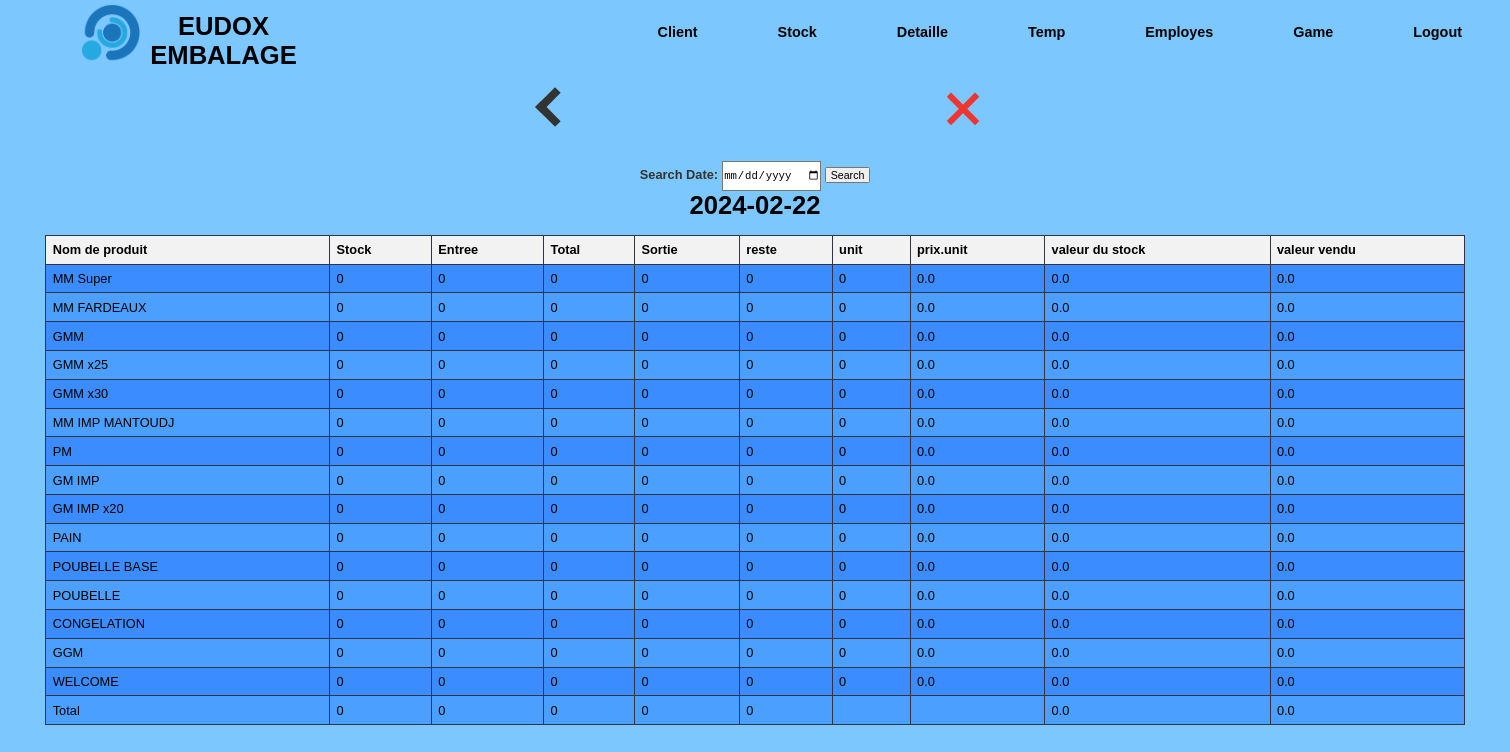
Screenshot of /stock/view with the database file from the repository.
### tables this page shows
CREATE TABLE stv (
        id INTEGER PRIMARY KEY AUTOINCREMENT,
        date TEXT NOT NULL,
        MM_super_st INTEGER NOT NULL,
        MM_super_e INTEGER NOT NULL,
        MM_super_so INTEGER NOT NULL,
        MM_Fardeaux_st INTEGER NOT NULL,
        MM_Fardeaux_e INTEGER NOT NULL,
        MM_Fardeaux_so INTEGER NOT NULL,
        GMM_st INTEGER NOT NULL,
        GMM_e INTEGER NOT NULL,
        GMM_so INTEGER NOT NULL,
        GMM_x25_st INTEGER NOT NULL,
        GMM_x25_e INTEGER NOT NULL,
        GMM_x25_so INTEGER NOT NULL,
        GMM_x30_st INTEGER NOT NULL,
        GMM_x30_e INTEGER NOT NULL,
        GMM_x30_so INTEGER NOT NULL,
        MM_IMP_MANTOUDJ_st INTEGER NOT NULL,
        MM_IMP_MANTOUDJ_e INTEGER NOT NULL,
        MM_IMP_MANTOUDJ_so INTEGER NOT NULL,
        PM_st INTEGER NOT NULL,
        PM_e INTEGER NOT NULL,
        PM_so INTEGER NOT NULL,
        GM_IMP_st INTEGER NOT NULL,
        GM_IMP_e INTEGER NOT NULL,
        GM_IMP_so INTEGER NOT NULL,
        GM_IMP_x20_st INTEGER NOT NULL,
        GM_IMP_x20_e INTEGER NOT NULL,
        GM_IMP_x20_so INTEGER NOT NULL,
        PAIN_st INTEGER NOT NULL,
        PAIN_e INTEGER NOT NULL,
        PAIN_so INTEGER NOT NULL,
        POUBELLE_BASE_st INTEGER NOT NULL,
        POUBELLE_BASE_e INTEGER NOT NULL,
        POUBELLE_BASE_so INTEGER NOT NULL,
        POUBELLE_st INTEGER NOT NULL,
        POUBELLE_e INTEGER NOT NULL,
        POUBELLE_so INTEGER NOT NULL,
        CONGELATION_st INTEGER NOT NULL,
        CONGELATION_e INTEGER NOT NULL,
        CONGELATION_so INTEGER NOT NULL,
        GGM_st INTEGER NOT NULL,
        GGM_e INTEGER NOT NULL,
        GGM_so INTEGER NOT NULL,
        WELCOME_st INTEGER NOT NULL,
        WELCOME_e INTEGER NOT NULL,
        WELCOME_so INTEGER NOT NULL
    );

CREATE TABLE upt (
        id INTEGER PRIMARY KEY AUTOINCREMENT,
        date TEXT NOT NULL,
        num INTEGER NOT NULL,
        u INTEGER NOT NULL,
        up REAL NOT NULL
    );

### app.py (the view)
@app.route('/stock/view', methods=['POST', 'GET'])
def view_stock():
    if request.method == 'POST':
        today_date = request.form.get('search_date', datetime.now().strftime("%Y-%m-%d"), None)
        if not today_date:
            today_date = datetime.now().strftime("%Y-%m-%d")
    else:
        today_date = datetime.now().strftime("%Y-%m-%d")
    conn = sqlite3.connect('form_data.db')
    cursor = conn.cursor()
    cursor.execute('SELECT * FROM stv WHERE date = ?', (today_date,))
    stock_data = cursor.fetchone()
    cursor.execute('SELECT u, up FROM upt WHERE date = ?', (today_date,))
    vals = cursor.fetchall()
    conn.close()
    product_names = ["MM Super", "MM FARDEAUX", "GMM", "GMM x25", "GMM x30", "MM IMP MANTOUDJ", "PM", "GM IMP", "GM IMP x20", "PAIN", "POUBELLE BASE", "POUBELLE", "CONGELATION", "GGM", "WELCOME"]
    total_stock = sum(stock_data[i * 3 + 2] for i in range(len(product_names)))
    total_entree = sum(stock_data[i * 3 + 3] for i in range(len(product_names)))
    total_sort = sum(stock_data[i * 3 + 4] for i in range(len(product_names)))
    total_rest = sum(stock_data[i * 3 + 2] + stock_data[i * 3 + 3] - stock_data[i * 3 + 4] for i in range(len(product_names)))
    total_v_stock = sum((stock_data[i * 3 + 2] + stock_data[i * 3 + 3] - stock_data[i * 3 + 4]) * vals[i][0] * vals[i][1] for i in range(len(product_names)))
    total_v_vendu = sum(stock_data[i * 3 + 4] * vals[i][0] * vals[i][1] for i in range(len(product_names)))
    return render_template('s_view.html', stock_data=stock_data, vals=vals, product_names=product_names, td=today_date,
                           total_stock=total_stock, total_entree=total_entree, total_sort=total_sort,
                           total_rest=total_rest, total_v_stock=total_v_stock, total_v_vendu=total_v_vendu)

### templates/s_view.html (shortened to what this page needs)
{% extends 'main.html' %}
{% block top %}
<a href="/stock" id="back"><div class="thick-arrow-left"></div></a>
<a href="/main" id="aclose"><div class="close"></div></a>
{% endblock %}
{% block bot %}
<form method="POST" action="/stock/view">
  <b><label for="search_date">Search Date:</label></b>
  <input type="date" id="search_date" name="search_date">
  <button type="submit">Search</button>
</form>
<h1>{{ stock_data[1] }}</h1>
<table>
  <tr>
    <th>Nom de produit</th>
    <th>Stock</th>
    <th>Entree</th>
    <th>Total</th>
    <th>Sortie</th>
    <th>reste</th>
    <th>unit</th>
    <th>prix.unit</th>
    <th>valeur du stock</th>
    <th>valeur vendu</th>
  </tr>
  {% for i in range(15) %}
    <tr>
      <td>{{ product_names[i] }}</td>
      <td>{{ stock_data[i * 3 + 2] }}</td>
      <td>{{ stock_data[i * 3 + 3] }}</td>
      <td>{{ stock_data[i * 3 + 2] + stock_data[i * 3 + 3] }}</td>
      <td>{{ stock_data[i * 3 + 4] }}</td>
      <td>{{ stock_data[i * 3 + 2] + stock_data[i * 3 + 3] - stock_data[i * 3 + 4] }}</td>
      <td contenteditable="true" onblur="updateValue(this.innerText, {{ i }}, 0, '{{ stock_data[1] }}')">{{ vals[i][0] }}</td>
      <td contenteditable="true" onblur="updateValue(this.innerText, {{ i }}, 1, '{{ stock_data[1] }}')">{{ vals[i][1] }}</td>
      <td>{{ (stock_data[i * 3 + 2] + stock_data[i * 3 + 3] - stock_data[i * 3 + 4]) * vals[i][0] * vals[i][1] }}</td>
      <td>{{ stock_data[i * 3 + 4] * vals[i][0] * vals[i][1] }}</td>
    </tr>
  {% endfor %}
  <tr>
    <td>Total</td>
    <td>{{ total_stock }}</td>
    <td>{{ total_entree }}</td>
    <td>{{ total_stock + total_entree }}</td>
    <td>{{ total_sort }}</td>
    <td>{{ total_rest }}</td>
    <td></td>
    <td></td>
    <td>{{ total_v_stock }}</td>
    <td>{{ total_v_vendu }}</td>
  </tr>
</table>
{% endblock %}

### templates/main.html (shortened to what this page needs)
<!DOCTYPE html>
<html>
  <head>
    <link rel="stylesheet" type="text/css" href="{{ url_for('static', filename='css/style.css') }}">
  </head>
  <body>
    <div class="bg">
      <div class="hd">
        <img class="logo" src="{{ url_for('static', filename='assets/lll.png') }}" onclick="goToHomePage()" style="cursor: pointer;"/>
        <h1 class="fn" onclick="goToHomePage()" style="cursor: pointer;">EUDOX EMBALAGE</h1>
        <ul class="nav">
          <li><a href="/client">Client</a></li>
          <li><a href="/stock">Stock</a></li>
          <li><a href="/detail">Detaille</a></li>
          <li><a href="/time">Temp</a></li>
          <li><a href="/work">Employes</a></li>
          <li><a href="/game">Game</a></li>
          <li><a href="/">Logout</a></li>
        </ul>
      </div>
      <div class="display_frame">
        <div class="top_side">
          {% block top %}{% endblock %}
        </div>
        <div class="bot_side">
          {% block bot %}{% endblock %}
        </div>
      </div>
    </div>
  </body>
</html>

### static/css/style.css (style rules this page uses)
body, h1, h2, h3, p, ul, li { margin: 0; padding: 0; }
body { font-family: Arial, sans-serif; background-color: #7dc7ff; zoom: 80%; }
.bg { background-size: cover; background-repeat: no-repeat; height: 100vh; }
.hd { background: #7dc7ff; width: 100%; height: 81px; display: flex; text-align: center; }
.logo { padding-top: 4px; margin-left: 100px; margin-right: 10px; height: 75px; width: 80px; }
.fn { text-align: center; padding-top: 15px; font-family: sans-serif; width: 350px; color: #000; transition: 0.3s ease-out; }
.nav { margin-left: 400px; margin-right: 10px; display: flex; justify-content: center; align-items: center; }
.nav li { list-style: none; margin-left: 50px; margin-right: 50px; font-size:18px; }
.nav li a { text-decoration: none; font-family: sans-serif; font-weight: bold; color: #000; transition: 0.3s ease-out; }
.display_frame { background-size: cover; text-align: center; width: 100%; }
a { color: inherit; text-decoration: none; }
.top_side { display: flex; height: 120px; width: 100%; }
#aclose { margin-left: 28vw; }
.thick-arrow-left { margin: 35px; width: 25px; height: 25px; border: 10px solid #333; border-left: 0; border-top: 0; transform: rotate(135deg); }
#back { margin-left: 34%; }
.close { margin: 30px; background: #f03530; height: 50px; position: relative; width: 8px; transform: rotate(45deg); }
.close:after { background: #f03530; content: ""; height: 8px; left: -21px; position: absolute; top: 21px; width: 50px; }
.bot_side label { color: #333; }
.bot_side input { height: 35px; }

### templates/s_view.html (style rules this page uses)
table { border-collapse: collapse; width: 94%; margin: 3%; margin-top: 1%; }
th, td { border: 1px solid #333344; padding: 8px; text-align: left; }
th { background-color: #f2f2f2; }
tr:nth-child(even) td { background-color: #3a8cff; }
tr:nth-child(odd) td { background-color: #4ba0ff; }

### rows the page displays
stv: date "2024-02-22", MM_super_st "0" "0" "0" "0" "0" "0" "0" "0" "0" "0" "0" "0" "0" "0" "0", MM_super_e "0" "0" "0" "0" "0" "0" "0" "0" "0" "0" "0" "0" "0" "0" "0", stock_data[i*3+2]+stock_data[i*3+3] "0" "0" "0" "0" "0" "0" "0" "0" "0" "0" "0" "0" "0" "0" "0", MM_super_so "0" "0" "0" "0" "0" "0" "0" "0" "0" "0" "0" "0" "0" "0" "0", MM_super_st+MM_super_e+MM_super_so "0" "0" "0" "0" "0" "0" "0" "0" "0" "0" "0" "0" "0" "0" "0", MM_super_st+MM_super_e+MM_super_so "0.0" "0.0" "0.0" "0.0" "0.0" "0.0" "0.0" "0.0" "0.0" "0.0" "0.0" "0.0" "0.0" "0.0" "0.0", stock_data[i*3+4]*vals[i][0]*vals[i][1] "0.0" "0.0" "0.0" "0.0" "0.0" "0.0" "0.0" "0.0" "0.0" "0.0" "0.0" "0.0" "0.0" "0.0" "0.0"
upt: u "0", up "0.0"
upt: u "0", up "0.0"
upt: u "0", up "0.0"
upt: u "0", up "0.0"
upt: u "0", up "0.0"
upt: u "0", up "0.0"
upt: u "0", up "0.0"
upt: u "0", up "0.0"
upt: u "0", up "0.0"
upt: u "0", up "0.0"
upt: u "0", up "0.0"
upt: u "0", up "0.0"
upt: u "0", up "0.0"
upt: u "0", up "0.0"
upt: u "0", up "0.0"

### other values shown
{{ product_names[i] }} "MM Super" "MM FARDEAUX" "GMM" "GMM x25" "GMM x30" "MM IMP MANTOUDJ" "PM" "GM IMP" "GM IMP x20" "PAIN" "POUBELLE BASE" "POUBELLE" "CONGELATION" "GGM" "WELCOME"
{{ total_stock }} "0"
{{ total_entree }} "0"
{{ total_stock + total_entree }} "0"
{{ total_sort }} "0"
{{ total_rest }} "0"
{{ total_v_stock }} "0.0"
{{ total_v_vendu }} "0.0"
